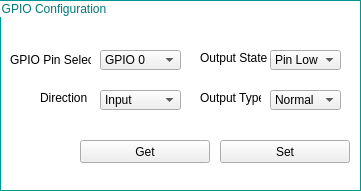
                   <widget class="QGroupBox" name="groupBox_32">
                    <property name="geometry">
                     <rect>
                      <x>526</x>
                      <y>33</y>
                      <width>361</width>
                      <height>191</height>
                     </rect>
                    </property>
                    <property name="styleSheet">
                     <string notr="true">QGroupBox{ border: 1px solid ;
background-color: transparent;
border-color: rgb(0,150,150);
color:rgb(0,120,120);
;}</string>
                    </property>
                    <property name="title">
                     <string>GPIO Configuration</string>
                    </property>
                    <widget class="QComboBox" name="gpioDirection_comboBox">
                     <property name="geometry">
                      <rect>
                       <x>100</x>
                       <y>90</y>
                       <width>81</width>
                       <height>20</height>
                      </rect>
                     </property>
                     <item>
                      <property name="text">
                       <string>Input</string>
                      </property>
                     </item>
                     <item>
                      <property name="text">
                       <string>Output</string>
                      </property>
                     </item>
                    </widget>
                    <widget class="QComboBox" name="gpioOutputState_comboBox">
                     <property name="geometry">
                      <rect>
                       <x>270</x>
                       <y>50</y>
                       <width>71</width>
                       <height>20</height>
                      </rect>
                     </property>
                     <item>
                      <property name="text">
                       <string>Pin Low</string>
                      </property>
                     </item>
                     <item>
                      <property name="text">
                       <string>Pin High</string>
                      </property>
                     </item>
                    </widget>
                    <widget class="QComboBox" name="gpioPinSelect_comboBox">
                     <property name="geometry">
                      <rect>
                       <x>100</x>
                       <y>50</y>
                       <width>81</width>
                       <height>20</height>
                      </rect>
                     </property>
                     <property name="minimumSize">
                      <size>
                       <width>76</width>
                       <height>0</height>
                      </size>
                     </property>
                     <item>
                      <property name="text">
                       <string>GPIO 0</string>
                      </property>
                     </item>
                     <item>
                      <property name="text">
                       <string>GPIO 1</string>
                      </property>
                     </item>
                     <item>
                      <property name="text">
                       <string>GPIO 2</string>
                      </property>
                     </item>
                     <item>
                      <property name="text">
                       <string>GPIO 3</string>
                      </property>
                     </item>
                     <item>
                      <property name="text">
                       <string>GPIO 4</string>
                      </property>
                     </item>
                     <item>
                      <property name="text">
                       <string>GPIO 5</string>
                      </property>
                     </item>
                     <item>
                      <property name="text">
                       <string>GPIO 6</string>
                      </property>
                     </item>
                     <item>
                      <property name="text">
                       <string>GPIO 7</string>
                      </property>
                     </item>
                     <item>
                      <property name="text">
                       <string>GPIO 8</string>
                      </property>
                     </item>
                    </widget>
                    <widget class="QComboBox" name="gpioOutputType_comboBox">
                     <property name="geometry">
                      <rect>
                       <x>270</x>
                       <y>90</y>
                       <width>71</width>
                       <height>20</height>
                      </rect>
                     </property>
                     <item>
                      <property name="text">
                       <string>Normal</string>
                      </property>
                     </item>
                     <item>
                      <property name="text">
                       <string>Open Drain</string>
                      </property>
                     </item>
                    </widget>
                    <widget class="QLabel" name="label_OutputType">
                     <property name="geometry">
                      <rect>
                       <x>200</x>
                       <y>90</y>
                       <width>61</width>
                       <height>16</height>
                      </rect>
                     </property>
                     <property name="text">
                      <string>Output Type</string>
                     </property>
                    </widget>
                    <widget class="QLabel" name="label_Direction">
                     <property name="geometry">
                      <rect>
                       <x>40</x>
                       <y>90</y>
                       <width>49</width>
                       <height>16</height>
                      </rect>
                     </property>
                     <property name="text">
                      <string>Direction</string>
                     </property>
                    </widget>
                    <widget class="QLabel" name="label_OutputState">
                     <property name="geometry">
                      <rect>
                       <x>200</x>
                       <y>50</y>
                       <width>70</width>
                       <height>16</height>
                      </rect>
                     </property>
                     <property name="text">
                      <string>Output State</string>
                     </property>
                    </widget>
                    <widget class="QLabel" name="label_GPIOPin">
                     <property name="geometry">
                      <rect>
                       <x>10</x>
                       <y>50</y>
                       <width>81</width>
                       <height>20</height>
                      </rect>
                     </property>
                     <property name="text">
                      <string>GPIO Pin Select</string>
                     </property>
                    </widget>
                    <widget class="QPushButton" name="gpioGet_button">
                     <property name="geometry">
                      <rect>
                       <x>80</x>
                       <y>140</y>
                       <width>130</width>
                       <height>23</height>
                      </rect>
                     </property>
                     <property name="sizePolicy">
                      <sizepolicy hsizetype="Fixed" vsizetype="Fixed">
                       <horstretch>0</horstretch>
                       <verstretch>0</verstretch>
                      </sizepolicy>
                     </property>
                     <property name="minimumSize">
                      <size>
                       <width>102</width>
                       <height>0</height>
                      </size>
                     </property>
                     <property name="text">
                      <string>Get</string>
                     </property>
                    </widget>
                    <widget class="QPushButton" name="gpioSet_button">
                     <property name="geometry">
                      <rect>
                       <x>220</x>
                       <y>140</y>
                       <width>130</width>
                       <height>23</height>
                      </rect>
                     </property>
                     <property name="sizePolicy">
                      <sizepolicy hsizetype="Fixed" vsizetype="Fixed">
                       <horstretch>0</horstretch>
                       <verstretch>0</verstretch>
                      </sizepolicy>
                     </property>
                     <property name="minimumSize">
                      <size>
                       <width>102</width>
                       <height>0</height>
                      </size>
                     </property>
                     <property name="text">
                      <string>Set</string>
                     </property>
                    </widget>
                   </widget>
